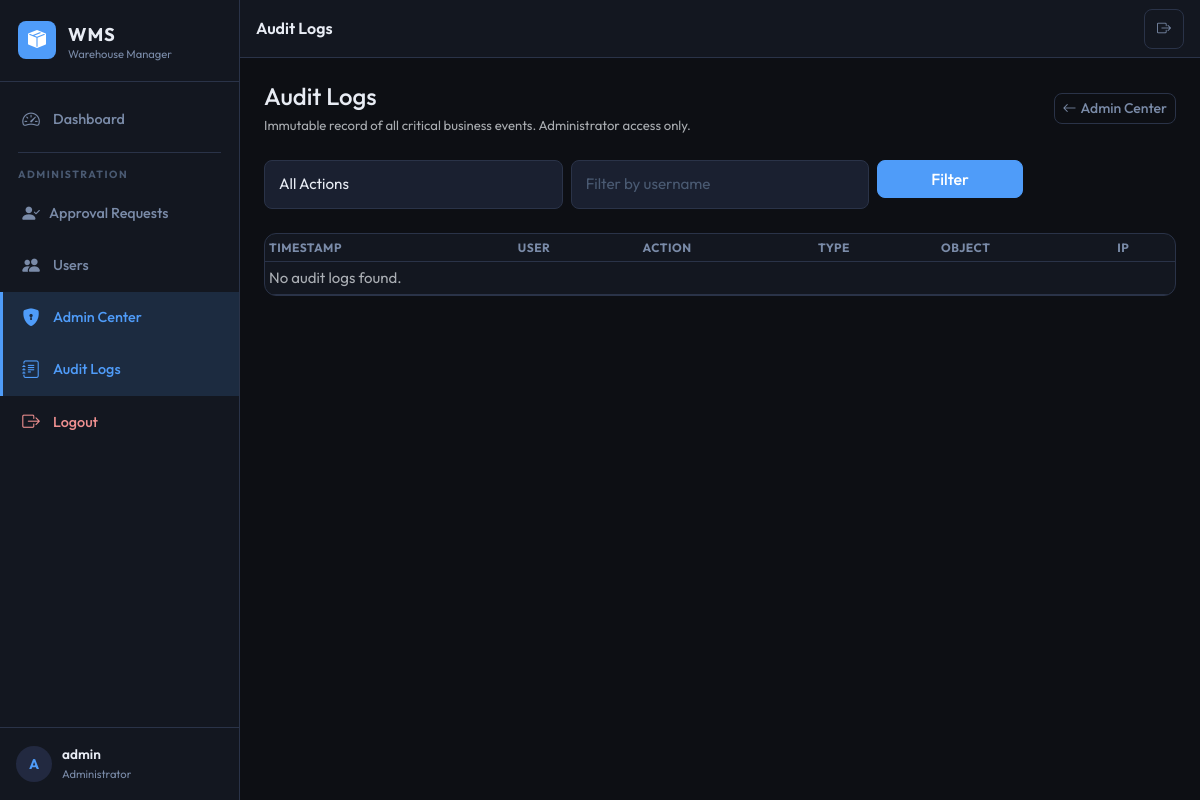
The page /admin-control/audit-logs/ (signed in) on the database as committed earlier.
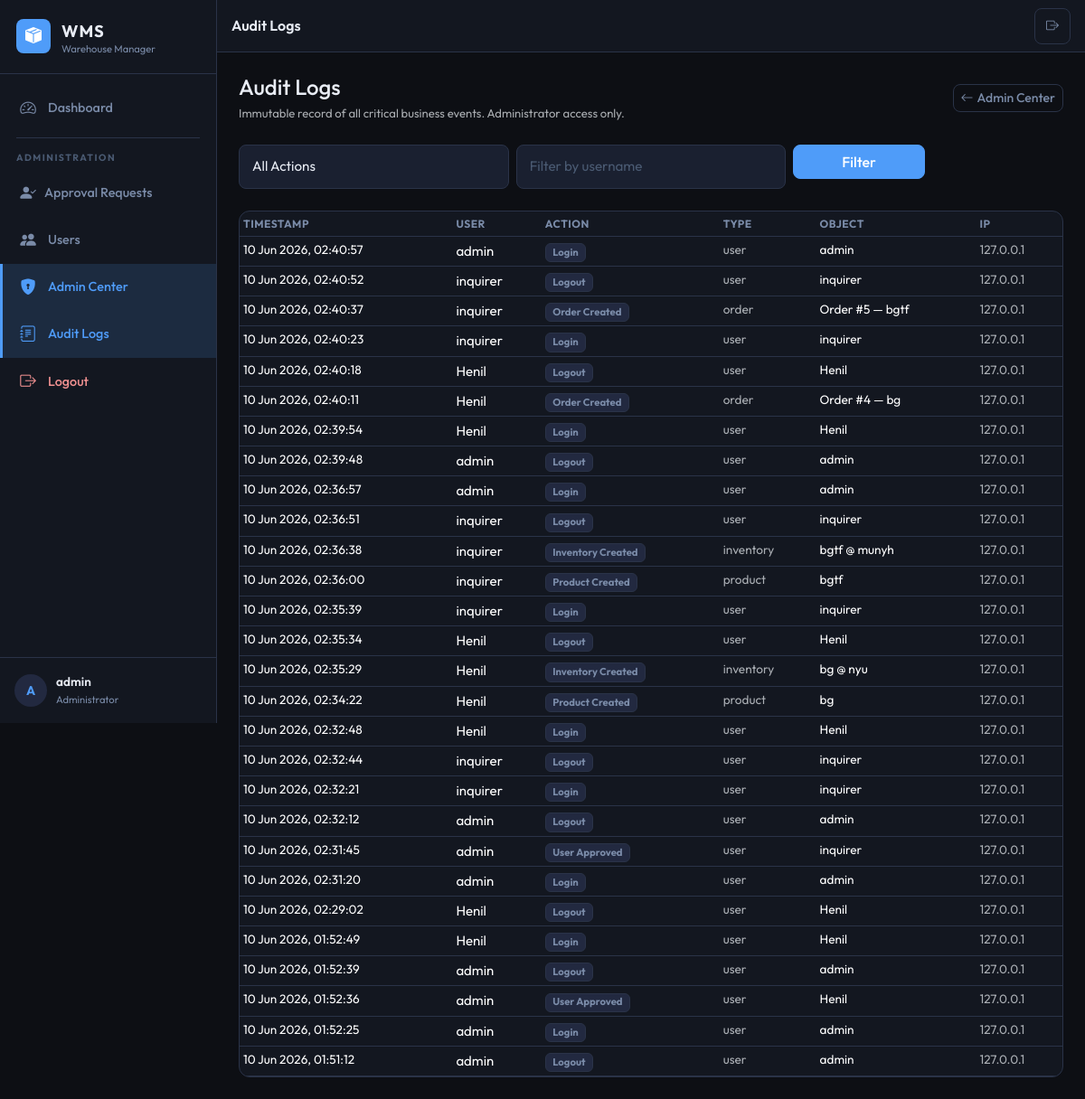
The same page on the database as committed later.
### aps/models.py (models this page shows, shortened)
class AuditLog(models.Model):
    ACTION_LOGIN = 'login'
    ACTION_LOGOUT = 'logout'
    ACTION_USER_APPROVED = 'user_approved'
    ACTION_USER_REJECTED = 'user_rejected'
    ACTION_USER_DEACTIVATED = 'user_deactivated'
    ACTION_USER_ACTIVATED = 'user_activated'
    ACTION_PRODUCT_CREATED = 'product_created'
    ACTION_PRODUCT_UPDATED = 'product_updated'
    ACTION_PRODUCT_DELETED = 'product_deleted'
    ACTION_PRODUCT_RESTORED = 'product_restored'
    ACTION_PRODUCT_PERMANENT_DELETE = 'product_permanent_delete'
    ACTION_INVENTORY_CREATED = 'inventory_created'
    ACTION_INVENTORY_UPDATED = 'inventory_updated'
    ACTION_INVENTORY_DELETED = 'inventory_deleted'
    ACTION_LOCATION_CHANGED = 'location_changed'
    ACTION_ORDER_CREATED = 'order_created'
    ACTION_ORDER_UPDATED = 'order_updated'
    ACTION_ORDER_DELETED = 'order_deleted'
    ACTION_EXPORT = 'export'
    ACTION_SETTINGS_CHANGED = 'settings_changed'
    ACTION_CATEGORY_CREATED = 'category_created'
    ACTION_SUBCATEGORY_CREATED = 'subcategory_created'
    ACTION_WISHLIST_ADD = 'wishlist_add'
    ACTION_WISHLIST_REMOVE = 'wishlist_remove'
    ACTION_PERMISSION_CHANGED = 'permission_changed'
    ACTION_EMAIL_SENT = 'email_sent'
    ACTION_EMAIL_FAILED = 'email_failed'
    ACTION_CHOICES = [
        (ACTION_LOGIN, 'Login'),
        (ACTION_LOGOUT, 'Logout'),
        (ACTION_USER_APPROVED, 'User Approved'),
        (ACTION_USER_REJECTED, 'User Rejected'),
        (ACTION_USER_DEACTIVATED, 'User Deactivated'),
        (ACTION_USER_ACTIVATED, 'User Activated'),
        (ACTION_PRODUCT_CREATED, 'Product Created'),
        (ACTION_PRODUCT_UPDATED, 'Product Updated'),
        (ACTION_PRODUCT_DELETED, 'Product Deleted'),
        (ACTION_PRODUCT_RESTORED, 'Product Restored'),
        (ACTION_PRODUCT_PERMANENT_DELETE, 'Product Permanently Deleted'),
        (ACTION_INVENTORY_CREATED, 'Inventory Created'),
        (ACTION_INVENTORY_UPDATED, 'Inventory Updated'),
        (ACTION_INVENTORY_DELETED, 'Inventory Deleted'),
        (ACTION_LOCATION_CHANGED, 'Location Changed'),
        (ACTION_ORDER_CREATED, 'Order Created'),
        (ACTION_ORDER_UPDATED, 'Order Updated'),
        (ACTION_ORDER_DELETED, 'Order Deleted'),
        (ACTION_EXPORT, 'Data Export'),
        (ACTION_SETTINGS_CHANGED, 'Settings Changed'),
        (ACTION_CATEGORY_CREATED, 'Category Created'),
        (ACTION_SUBCATEGORY_CREATED, 'Subcategory Created'),
        (ACTION_WISHLIST_ADD, 'Wishlist Add'),
        (ACTION_WISHLIST_REMOVE, 'Wishlist Remove'),
        (ACTION_PERMISSION_CHANGED, 'Permission Changed'),
        (ACTION_EMAIL_SENT, 'Email Sent'),
        (ACTION_EMAIL_FAILED, 'Email Failed'),
    ]
    user = models.ForeignKey(
        User,
        on_delete=models.SET_NULL,
        null=True, blank=True,
        related_name='audit_logs',
        help_text='User who performed the action.',
    )
    action = models.CharField(max_length=40, choices=ACTION_CHOICES, db_index=True)
    object_type = models.CharField(max_length=50, blank=True, db_index=True)
    object_id = models.PositiveIntegerField(null=True, blank=True, db_index=True)
    object_repr = models.CharField(max_length=255, blank=True)
    details = models.TextField(blank=True, help_text='JSON or text details of the change.')
    ip_address = models.GenericIPAddressField(null=True, blank=True)
    user_agent = models.CharField(max_length=500, blank=True)
    created_at = models.DateTimeField(auto_now_add=True, db_index=True)
    class Meta:
        ordering = ['-created_at']
        verbose_name = 'Audit Log'
        verbose_name_plural = 'Audit Logs'
        indexes = [
            models.Index(fields=['action', '-created_at'], name='idx_audit_action_date'),
            models.Index(fields=['user', '-created_at'], name='idx_audit_user_date'),
            models.Index(fields=['object_type', 'object_id'], name='idx_audit_object'),
        ]

### aps/views/admin_control.py (the view)
# urls.py: path('admin-control/audit-logs/', views.admin_audit_logs, name='admin_audit_logs'),
@admin_required
def admin_audit_logs(request):
    action_filter = request.GET.get('action', '')
    user_filter = request.GET.get('user', '')
    qs = AuditLog.objects.select_related('user').order_by('-created_at')
    if action_filter:
        qs = qs.filter(action=action_filter)
    if user_filter:
        qs = qs.filter(user__username__icontains=user_filter)
    page_obj = Paginator(qs, 50).get_page(request.GET.get('page'))
    return render(request, 'aps/admin_audit_logs.html', {
        'page_title': 'Audit Logs',
        'active_menu': 'admin_control',
        'page_obj': page_obj,
        'action_filter': action_filter,
        'user_filter': user_filter,
        'action_choices': AuditLog.ACTION_CHOICES,
    })

### aps/permissions.py (called while the page is built)
def is_administrator(user):
    return user.is_authenticated and user.is_active and (
        user.is_staff or user.is_superuser
    )

def can_export(user):
    if is_administrator(user):
        return True
    profile = get_user_profile(user)
    return profile and profile.can_export

def can_manage_settings(user):
    if is_administrator(user):
        return True
    profile = get_user_profile(user)
    return profile and profile.can_manage_settings

def can_delete_products(user):
    if is_administrator(user):
        return True
    profile = get_user_profile(user)
    return profile and profile.can_delete_products

def admin_required(view_func):
    check = user_passes_test(
        lambda u: is_administrator(u),
        login_url='/login/',
    )
    return login_required(check(view_func))

### aps/templatetags/aps_tags.py (called while the page is built)
@register.simple_tag
def active_class(request, *url_names):
    try:
        match = resolve(request.path)
        if match.url_name in url_names:
            return "active"
    except Resolver404:
        pass
    return ""

### aps/templates/aps/admin_audit_logs.html (shortened to what this page needs)
{% extends 'aps/base.html' %}
{% block content %}
<div class="d-flex align-items-center justify-content-between mb-4 flex-wrap gap-2">
  <div>
    <h4 class="fw-700 mb-1">Audit Logs</h4>
    <p class="text-muted small mb-0">Immutable record of all critical business events. Administrator access only.</p>
  </div>
  <a href="{% url 'admin_control' %}" class="btn btn-outline-secondary btn-sm"><i class="bi bi-arrow-left me-1"></i>Admin Center</a>
</div>
<form method="get" class="row g-2 mb-4">
  <div class="col-12 col-sm-4">
    <select name="action" class="form-select">
      <option value="">All Actions</option>
    </select>
  </div>
  <div class="col-12 col-sm-4">
    <input type="text" name="user" value="{{ user_filter }}" class="form-control" placeholder="Filter by username">
  </div>
  <div class="col-12 col-sm-2">
    <button type="submit" class="btn btn-primary w-100">Filter</button>
  </div>
</form>
<div class="data-table-wrap">
  <table class="table table-dark table-hover table-sm mb-0">
    <thead>
      <tr>
        <th>Timestamp</th>
        <th>User</th>
        <th>Action</th>
        <th>Type</th>
        <th>Object</th>
        <th>IP</th>
      </tr>
    </thead>
    <tbody>
      {% for log in page_obj %}
      <tr>
        <td class="text-nowrap text-sm">{{ log.created_at|date:"d M Y, H:i:s" }}</td>
        <td>{{ log.user.username|default:"—" }}</td>
        <td><span class="badge bg-secondary">{{ log.get_action_display }}</span></td>
        <td class="text-sm text-muted">{{ log.object_type|default:"—" }}</td>
        <td class="text-sm">{{ log.object_repr|truncatechars:40 }}</td>
        <td class="text-sm text-muted">{{ log.ip_address|default:"—" }}</td>
      </tr>
      {% empty %}
      <tr><td colspan="6" class="text-muted">No audit logs found.</td></tr>
      {% endfor %}
    </tbody>
  </table>
</div>
{% endblock %}

Rows that differ between the two databases and show on the page:
added AuditLog: created_at "10 Jun 2026, 02:40:57", user.username "admin", action "Login", object_type "user", object_repr "admin", ip_address "127.0.0.1"
added AuditLog: created_at "10 Jun 2026, 02:40:52", user.username "inquirer", action "Logout", object_type "user", object_repr "inquirer", ip_address "127.0.0.1"
added AuditLog: created_at "10 Jun 2026, 02:40:37", user.username "inquirer", action "Order Created", object_type "order", object_repr "Order #5 — bgtf", ip_address "127.0.0.1"
added AuditLog: created_at "10 Jun 2026, 02:40:23", user.username "inquirer", action "Login", object_type "user", object_repr "inquirer", ip_address "127.0.0.1"
added AuditLog: created_at "10 Jun 2026, 02:40:18", user.username "Henil", action "Logout", object_type "user", object_repr "Henil", ip_address "127.0.0.1"
added AuditLog: created_at "10 Jun 2026, 02:40:11", user.username "Henil", action "Order Created", object_type "order", object_repr "Order #4 — bg", ip_address "127.0.0.1"
added AuditLog: created_at "10 Jun 2026, 02:39:54", user.username "Henil", action "Login", object_type "user", object_repr "Henil", ip_address "127.0.0.1"
added AuditLog: created_at "10 Jun 2026, 02:39:48", user.username "admin", action "Logout", object_type "user", object_repr "admin", ip_address "127.0.0.1"
added AuditLog: created_at "10 Jun 2026, 02:36:57", user.username "admin", action "Login", object_type "user", object_repr "admin", ip_address "127.0.0.1"
added AuditLog: created_at "10 Jun 2026, 02:36:51", user.username "inquirer", action "Logout", object_type "user", object_repr "inquirer", ip_address "127.0.0.1"
added AuditLog: created_at "10 Jun 2026, 02:36:38", user.username "inquirer", action "Inventory Created", object_type "inventory", object_repr "bgtf @ munyh", ip_address "127.0.0.1"
added AuditLog: created_at "10 Jun 2026, 02:36:00", user.username "inquirer", action "Product Created", object_type "product", object_repr "bgtf", ip_address "127.0.0.1"
added AuditLog: created_at "10 Jun 2026, 02:35:39", user.username "inquirer", action "Login", object_type "user", object_repr "inquirer", ip_address "127.0.0.1"
added AuditLog: created_at "10 Jun 2026, 02:35:34", user.username "Henil", action "Logout", object_type "user", object_repr "Henil", ip_address "127.0.0.1"
added AuditLog: created_at "10 Jun 2026, 02:35:29", user.username "Henil", action "Inventory Created", object_type "inventory", object_repr "bg @ nyu", ip_address "127.0.0.1"
added AuditLog: created_at "10 Jun 2026, 02:34:22", user.username "Henil", action "Product Created", object_type "product", object_repr "bg", ip_address "127.0.0.1"
added AuditLog: created_at "10 Jun 2026, 02:32:48", user.username "Henil", action "Login", object_type "user", object_repr "Henil", ip_address "127.0.0.1"
added AuditLog: created_at "10 Jun 2026, 02:32:44", user.username "inquirer", action "Logout", object_type "user", object_repr "inquirer", ip_address "127.0.0.1"
added AuditLog: created_at "10 Jun 2026, 02:32:21", user.username "inquirer", action "Login", object_type "user", object_repr "inquirer", ip_address "127.0.0.1"
added AuditLog: created_at "10 Jun 2026, 02:32:12", user.username "admin", action "Logout", object_type "user", object_repr "admin", ip_address "127.0.0.1"
added AuditLog: created_at "10 Jun 2026, 02:31:45", user.username "admin", action "User Approved", object_type "user", object_repr "inquirer", ip_address "127.0.0.1"
added AuditLog: created_at "10 Jun 2026, 02:31:20", user.username "admin", action "Login", object_type "user", object_repr "admin", ip_address "127.0.0.1"
added AuditLog: created_at "10 Jun 2026, 02:29:02", user.username "Henil", action "Logout", object_type "user", object_repr "Henil", ip_address "127.0.0.1"
added AuditLog: created_at "10 Jun 2026, 01:52:49", user.username "Henil", action "Login", object_type "user", object_repr "Henil", ip_address "127.0.0.1"
added AuditLog: created_at "10 Jun 2026, 01:52:39", user.username "admin", action "Logout", object_type "user", object_repr "admin", ip_address "127.0.0.1"
added AuditLog: created_at "10 Jun 2026, 01:52:36", user.username "admin", action "User Approved", object_type "user", object_repr "Henil", ip_address "127.0.0.1"
added AuditLog: created_at "10 Jun 2026, 01:52:25", user.username "admin", action "Login", object_type "user", object_repr "admin", ip_address "127.0.0.1"
added AuditLog: created_at "10 Jun 2026, 01:51:12", user.username "admin", action "Logout", object_type "user", object_repr "admin", ip_address "127.0.0.1"
Other text that changed with them:
text no longer shown: "No audit logs found."
